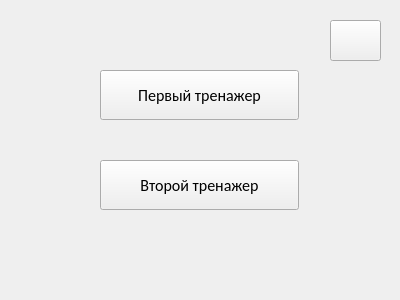
<?xml version="1.0" encoding="UTF-8"?>
<ui version="4.0">
 <class>Form</class>
 <widget class="QWidget" name="Form">
  <property name="geometry">
   <rect>
    <x>0</x>
    <y>0</y>
    <width>400</width>
    <height>300</height>
   </rect>
  </property>
  <property name="windowTitle">
   <string>Form</string>
  </property>
  <widget class="QPushButton" name="ToSecondTrainer">
   <property name="geometry">
    <rect>
     <x>100</x>
     <y>160</y>
     <width>199</width>
     <height>50</height>
    </rect>
   </property>
   <property name="sizePolicy">
    <sizepolicy hsizetype="Minimum" vsizetype="Fixed">
     <horstretch>0</horstretch>
     <verstretch>50</verstretch>
    </sizepolicy>
   </property>
   <property name="minimumSize">
    <size>
     <width>0</width>
     <height>50</height>
    </size>
   </property>
   <property name="maximumSize">
    <size>
     <width>16777215</width>
     <height>16777215</height>
    </size>
   </property>
   <property name="font">
    <font>
     <family>Calibri</family>
     <pointsize>12</pointsize>
    </font>
   </property>
   <property name="cursor">
    <cursorShape>PointingHandCursor</cursorShape>
   </property>
   <property name="styleSheet">
    <string notr="true">QPushButton {
  rgb(170, 255, 127);
}
</string>
   </property>
   <property name="text">
    <string>Второй тренажер</string>
   </property>
   <property name="iconSize">
    <size>
     <width>20</width>
     <height>20</height>
    </size>
   </property>
  </widget>
  <widget class="QPushButton" name="ToFirstTrainer">
   <property name="enabled">
    <bool>true</bool>
   </property>
   <property name="geometry">
    <rect>
     <x>100</x>
     <y>70</y>
     <width>199</width>
     <height>50</height>
    </rect>
   </property>
   <property name="minimumSize">
    <size>
     <width>0</width>
     <height>50</height>
    </size>
   </property>
   <property name="font">
    <font>
     <family>Calibri</family>
     <pointsize>12</pointsize>
    </font>
   </property>
   <property name="cursor">
    <cursorShape>PointingHandCursor</cursorShape>
   </property>
   <property name="text">
    <string>Первый тренажер</string>
   </property>
  </widget>
  <widget class="QPushButton" name="Language">
   <property name="geometry">
    <rect>
     <x>330</x>
     <y>20</y>
     <width>51</width>
     <height>41</height>
    </rect>
   </property>
   <property name="cursor">
    <cursorShape>PointingHandCursor</cursorShape>
   </property>
   <property name="text">
    <string/>
   </property>
  </widget>
 </widget>
 <resources/>
 <connections/>
</ui>
